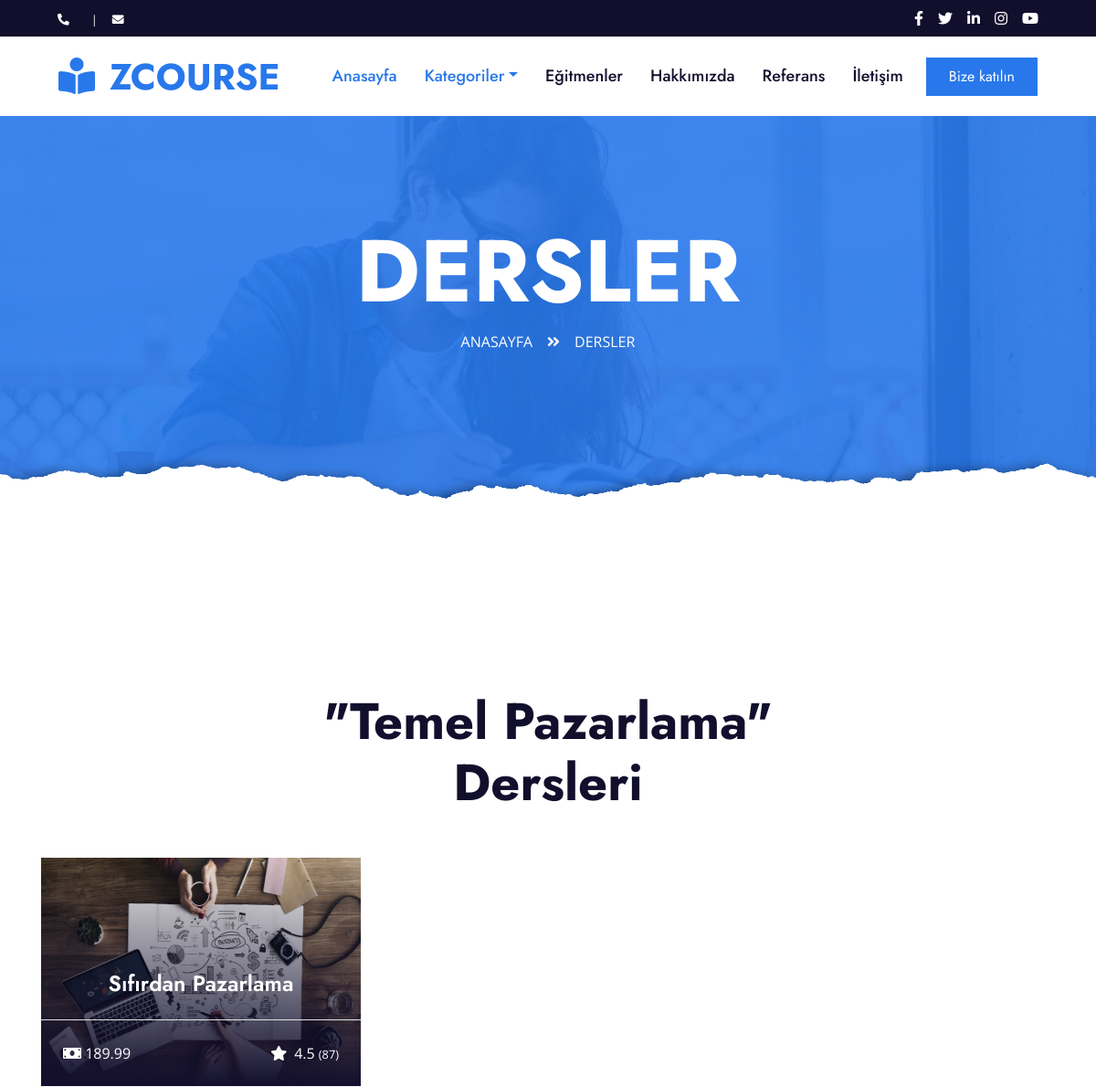
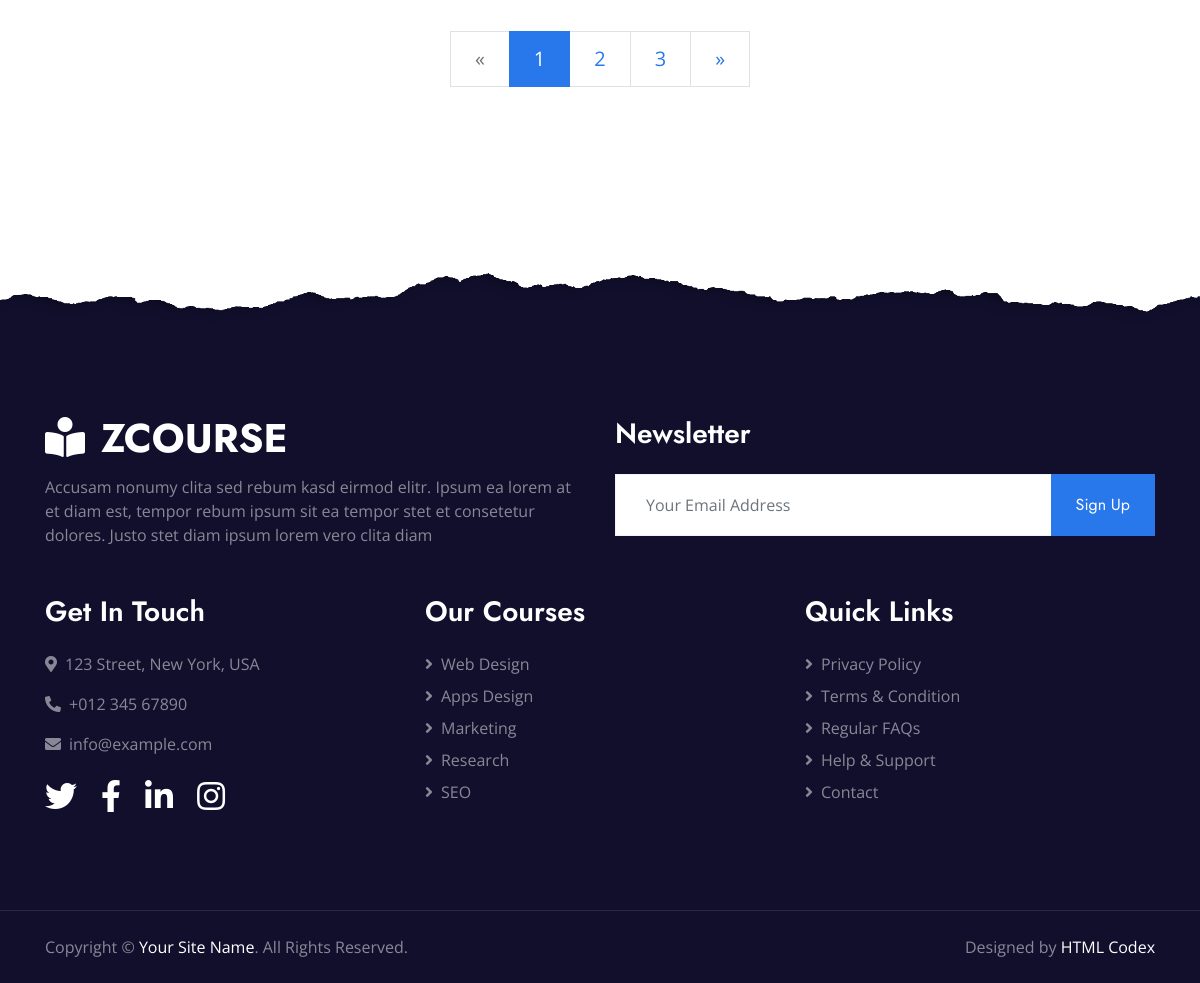
The page /category/9/temel-pazarlama/ on the database its author committed (2 pictures, top to bottom).
### course/models.py (models this page shows, shortened)
class Category(MPTTModel):
    STATUS = (('True','Evet'),
            ('False','Hayır'),
            )
    title = models.CharField(max_length=50)
    keywords = models.CharField(max_length=255)
    description = models.CharField(max_length=255)
    image=models.ImageField(blank=True,upload_to='images/')
    status=models.CharField(max_length=10,choices=STATUS)
    slug=models.SlugField(null=False,unique=True)
    parent= TreeForeignKey('self',blank=True,null=True,related_name='children',on_delete=models.CASCADE)
    create_at=models.DateTimeField(auto_now_add=True)
    update_at = models.DateTimeField(auto_now=True)
    class MPTTMeta:
        order_insertion_by = ['title']

class Course(models.Model):
    STATUS = (('True','Evet'),
            ('False','Hayır'),
            )
    category=models.ForeignKey(Category,on_delete=models.CASCADE)
    title = models.CharField(max_length=50)
    keywords = models.CharField(max_length=255)
    description = models.CharField(max_length=255)
    image=models.ImageField(blank=True,upload_to='images/')
    detail=RichTextUploadingField()
    price=models.FloatField()
    status=models.CharField(max_length=10,choices=STATUS)
    create_at=models.DateTimeField(auto_now_add=True)
    update_at = models.DateTimeField(auto_now=True)
    def image_tag(self):
        return mark_safe('<img src="{}" height="50"/>'.format(self.image.url))
    image_tag.short_description = 'Image'

### home/views.py (the view)
# urls.py: path("category/<int:id>/<slug:slug>/", views.category_courses, name='category_courses'),
def category_courses(request, id, slug):
    category = Category.objects.all()
    categorydata = Category.objects.get(pk=id)
    courses = Course.objects.filter(category_id=id)
    context = {'courses': courses,
               'category': category,
               'categorydata': categorydata,
               }
    return render(request, 'courses.html', context)

### home/templates/courses.html (shortened to what this page needs)
{% extends "homebase.html" %}
{% load static %}
{% block content %}
    <div class="jumbotron jumbotron-fluid page-header position-relative overlay-bottom" style="margin-bottom: 90px;">
        <div class="container text-center py-5">
            <h1 class="text-white display-1">DERSLER</h1>
            <div class="d-inline-flex text-white mb-5">
                <p class="m-0 text-uppercase"><a class="text-white" href="/home">Anasayfa</a></p>
                <i class="fa fa-angle-double-right pt-1 px-3"></i>
                <p class="m-0 text-uppercase">Dersler</p>
            </div>
        </div>
    </div>
{% endblock %}
{% block about %}
        <div class="container-fluid py-5">
        <div class="container py-5">
            <div class="row mx-0 justify-content-center">
                <div class="col-lg-8">
                    <div class="section-title text-center position-relative mb-5">
                        <h1 class="display-4">"{{ categorydata.title }}" Dersleri</h1>
                    </div>
                </div>
            </div>
            <div class="row">
                {% for rs in courses %}
                    <div class="col-lg-4 col-md-6 pb-4">
                    <a class="courses-list-item position-relative d-block overflow-hidden mb-2" href="/course/{{ rs.id }}/{{ rs.keywords }}">
                        <img class="img-fluid" src="{{ rs.image.url }}" style="height:250px;width:500px" alt="ders">
                        <div class="courses-text">
                            <h4 class="text-center text-white px-3">{{ rs.title }}</h4>
                            <div class="border-top w-100 mt-3">
                                <div class="d-flex justify-content-between p-4">
                                    <span class="text-white"><i class="fa fa-money-bill"></i> {{ rs.price }}</span>
                                    <span class="text-white"><i class="fa fa-star mr-2"></i>4.5
                                        <small>(87)</small></span>
                                </div>
                            </div>
                        </div>
                    </a>
                    </div>
                {% endfor %}
                <div class="col-12">
                    <nav aria-label="Page navigation">
                        <ul class="pagination pagination-lg justify-content-center mb-0">
                          <li class="page-item disabled">
                            <a class="page-link rounded-0" href="#" aria-label="Previous">
                              <span aria-hidden="true">&laquo;</span>
                            </a>
                          </li>
                          <li class="page-item active"><a class="page-link" href="#">1</a></li>
                          <li class="page-item"><a class="page-link" href="#">2</a></li>
                          <li class="page-item"><a class="page-link" href="#">3</a></li>
                          <li class="page-item">
                            <a class="page-link rounded-0" href="#" aria-label="Next">
                              <span aria-hidden="true">&raquo;</span>
                            </a>
                          </li>
                        </ul>
                      </nav>
                </div>
            </div>
        </div>
    </div>
{% endblock %}

### rows shown on the page
Category: title "Temel Pazarlama"
Course: image (picture), title "Sıfırdan Pazarlama", price "189.99"
